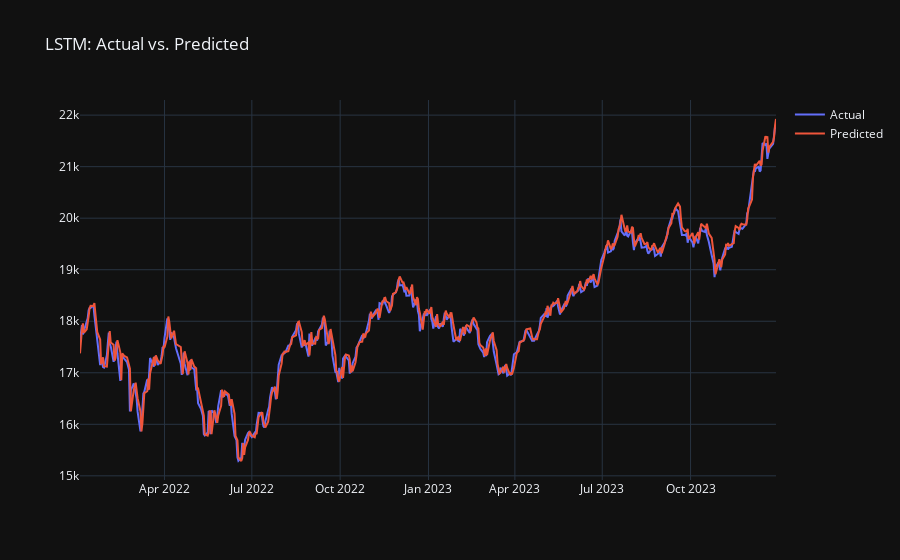

Notebook source saved alongside this figure:
### Markdown cell above
### 5. Long Short-Term Memory (LSTM)
An advanced type of RNN that can learn long-term dependencies in the data.

### Code cell
lstm_model = Sequential([
    LSTM(50, activation='relu', input_shape=(X_train_rnn.shape[1], X_train_rnn.shape[2])),
    Dense(1)
])
lstm_model.compile(optimizer='adam', loss='mse')
lstm_model.fit(X_train_rnn, y_train_scaled, epochs=50, batch_size=32, verbose=0)

y_pred_lstm_scaled = lstm_model.predict(X_test_rnn)
y_pred_lstm = y_scaler.inverse_transform(y_pred_lstm_scaled)

results['LSTM'] = {
    'MSE': mean_squared_error(y_test, y_pred_lstm),
    'MAE': mean_absolute_error(y_test, y_pred_lstm),
    'R2': r2_score(y_test, y_pred_lstm)
}
print(f"LSTM MSE: {results['LSTM']['MSE']}")

# Plotting
fig = go.Figure()
fig.add_trace(go.Scatter(x=y_test.index, y=y_test, mode='lines', name='Actual'))
fig.add_trace(go.Scatter(x=y_test.index, y=y_pred_lstm.flatten(), mode='lines', name='Predicted'))
fig.update_layout(title='LSTM: Actual vs. Predicted', template='plotly_dark')
fig.show()

### Figure 1 — Plotly figure (JSON) as saved in the notebook; plotly's stock layout.template omitted (floating-point values rounded to 4 significant figures; data arrays with more than 128 entries replaced by an {"elided": "..."} marker saying what was removed)
{"data": [{"mode": "lines", "name": "Actual", "type": "scatter", "x": {"elided": "493 str values"}, "y": {"elided": "493 float values"}}, {"mode": "lines", "name": "Predicted", "type": "scatter", "x": {"elided": "493 str values"}, "y": {"elided": "493 float values"}}], "layout": {"title": {"text": "LSTM: Actual vs. Predicted"}}}
